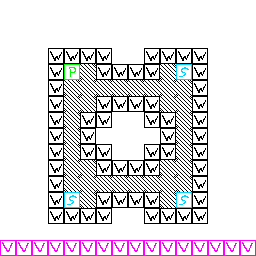

Below is a game level as drawn by its tile map, then a one-line description and the .tmx file that defines it, in full:
An orthogonal 16x16 tile map with 16x16 px tiles, 1 tile layer (Tile Layer 1).

<map version="1.10" tiledversion="1.10.2" orientation="orthogonal" renderorder="right-down" width="16" height="16" tilewidth="16" tileheight="16" infinite="0" nextlayerid="2" nextobjectid="1">
 <tileset firstgid="1" name="concepts" tilewidth="16" tileheight="16" tilecount="256" columns="16">
  <image source="concepts.png" width="256" height="256" />
 </tileset>
 <layer id="1" name="Tile Layer 1" width="16" height="16">
  <data encoding="csv">
20,20,20,20,20,20,20,20,20,20,20,20,20,20,20,20,
20,20,20,20,20,20,20,20,20,20,20,20,20,20,20,20,
20,20,20,20,20,20,20,20,20,20,20,20,20,20,20,20,
20,20,20,1,1,1,1,20,20,1,1,1,1,20,20,20,
20,20,20,1,2,19,1,1,1,1,19,3,1,20,20,20,
20,20,20,1,19,19,19,19,19,19,19,19,1,20,20,20,
20,20,20,1,19,19,1,1,1,1,19,19,1,20,20,20,
20,20,20,1,19,1,1,20,20,1,1,19,1,20,20,20,
20,20,20,1,19,1,20,20,20,20,1,19,1,20,20,20,
20,20,20,1,19,1,1,20,20,1,1,19,1,20,20,20,
20,20,20,1,19,19,1,1,1,1,19,19,1,20,20,20,
20,20,20,1,19,19,19,19,19,19,19,19,1,20,20,20,
20,20,20,1,3,19,1,1,1,1,19,3,1,20,20,20,
20,20,20,1,1,1,1,20,20,1,1,1,1,20,20,20,
20,20,20,20,20,20,20,20,20,20,20,20,20,20,20,20,
5,5,5,5,5,5,5,5,5,5,5,5,5,5,5,5
</data>
 </layer>
</map>
